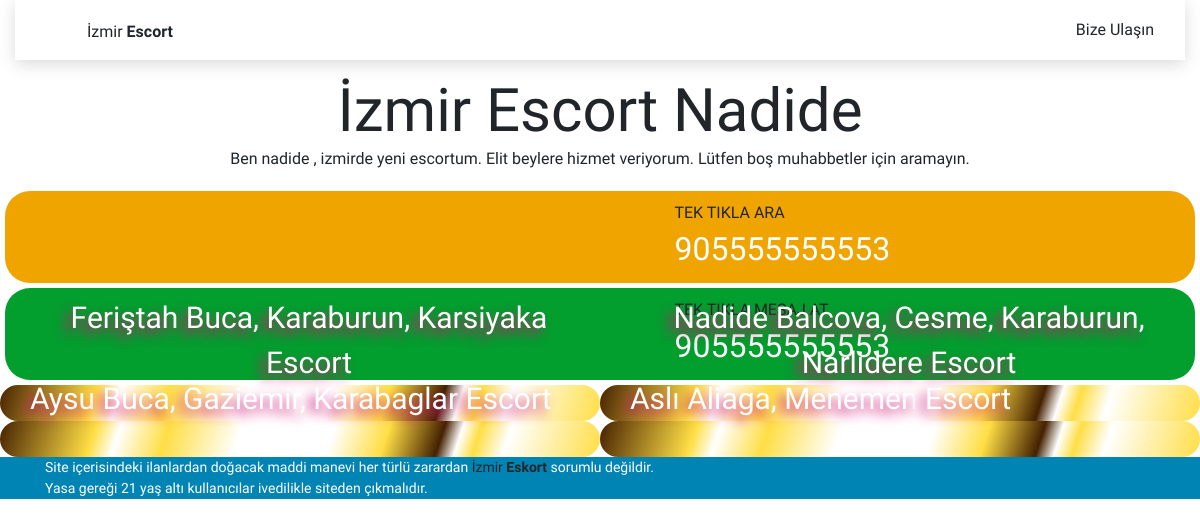
The app's page /izmir-escort/2/ with its own data.
### sayfa/models.py (models this page shows, shortened)
class Eskort(models.Model):
    class Rank(models.IntegerChoices):
        GOLD = 1
        SILVER = 2
        BRONZE = 3
    class Status(models.IntegerChoices):
        ACIK = 1
        KAPALI = 0
    class Ilceler(models.TextChoices):
        aliaga = 'Aliağa'
        balcova = 'Balçova'
        bayrakli = 'Bayraklı'
        bornova = 'Bornova'
        buca = 'Buca'
        cesme = 'Çeşme'
        cigli = 'Çiğli'
        gaziemir = 'Gaziemir'
        guzelbahce = 'Güzelbahçe'
        karabaglar = 'Karabağlar'
        karaburun = 'Karaburun'
        karsiyaka = 'Karşıyaka'
        konak = 'Konak'
        menemen = 'Menemen'
        narlidere = 'Narlıdere'
        seferihisar = 'Seferihisar'
        urla = 'Urla'
    name = models.CharField(_("İsim"),max_length=100)
    tel = models.CharField(_("Telefon"),max_length=20)
    text = HTMLField(_("Açıklama"))
    duration = models.DurationField(_("Süre"),default=timedelta(days=7))
    ilceler = MultiSelectField(_("İlçeler"),max_length=200, choices=Ilceler.choices,default=Ilceler.buca)
    rank = models.IntegerField(choices=Rank.choices)
    status = models.IntegerField(_("Durum"),choices=Status.choices, default=1)
    def get_absolute_url(self):
        return reverse("escort_view", kwargs={"id": self.id})

### sayfa/views.py (the view)
# urls.py: path('izmir-escort/<int:id>/',escort_view, name="escort_view"),
def escort_view(request, id):
    esc = Eskort.objects.filter(id=id).first()
    images = esc.images.all()
    text = esc.text.rstrip('\"')
    escAll = Eskort.objects.all().order_by('rank')[:4]
    return render(request,'escort.html',{'e':esc,'escAll':escAll, 'images': images, 'text': text})

### templates/escort.html (shortened to what this page needs)
{% extends "main.html" %}
{% block main %}
{% load static %}
<div id="isim">
    <h1>İzmir Escort {{e.name}}</h1>
  </div>
  <div id="metin">
    {{text|safe}}
  </div>
  <a href="tel:0{{e.tel}}">
    <div id="tel" class="button">
    <div id="phone-icon">
    </div>
    <div>TEK TIKLA ARA <br />
      <a href="tel:0{{e.tel}}" class="phone">{{e.tel}}</a>
    </div>
    </div>
  </a>
  <a href="https://wa.me/{{e.tel}}">
  <div id="wa" class="button">
    <div id="phone-icon">
    </div>
    <div>TEK TIKLA MESAJ AT <br />
      <a href="https://wa.me/{{e.tel}}" class="phone">{{e.tel}}</a>
    </div>
  </div>
</a>
<div class = "row">
  {% for e in escAll %}
  <div class="{% if e.rank == 1 %}col-6{% elif e.rank == 2 %}col-4{% elif e.rank == 3 %}col-3{% endif %} fancyborder {{ e.get_rank_display }}" >
    <div class="wrap">
        <div class="name">{{ e.name }} {{ e.ilceler }} Escort</div>
    </div>
  </div>
  {% endfor %}
</div>
{% endblock main %}

### templates/main.html (style rules this page uses)
body { -webkit-animation: -amp-start 8s steps(1, end) 0s 1 normal both; -moz-animation: -amp-start 8s steps(1, end) 0s 1 normal both; -ms-animation: -amp-start 8s steps(1, end) 0s 1 normal both; animation: -amp-start 8s steps(1, end) 0s 1 normal both }

### templates/bootstrap.html (style rules this page uses)
:root { color-scheme:light dark;--blue: #0084b4;--indigo: #6610f2;--purple: #6f42c1;--pink: #e83e8c;--red: #dc3545;--orange: #fd7e14;--yellow: beige;--green: #28a745;--teal: #20c997;--cyan: #17a2b8;--white: #fff;--gray: #6c757d;--gray-dark: #212529;--primary: #0084b4;--secondary: #6c757d;--success: #28a745;--info: #17a2b8;--warning: beige;--danger: #dc3545;--light: #dee2e6;--dark: #212529;--breakpoint-xs: 0;--breakpoint-sm: 576px;--breakpoint-md: 768px;--breakpoint-lg: 992px;--breakpoint-xl: 1200px;--font-family-sans-serif: "Roboto Condensed", sans-serif;--font-family-monospace: SFMono-Regular, Menlo, Monaco, Consolas, "Liberation Mono", "Courier New", monospace }
*,*::before,*::after { box-sizing:border-box }
html { font-family:'Teko',sans-serif;line-height:1.15;-webkit-text-size-adjust:100%;-webkit-tap-highlight-color:rgba(0,0,0,0) }
body { margin:0;font-family:"Teko",sans-serif;font-weight:400;line-height:1.5;text-align:left;font-size:1rem }
@media (prefers-color-scheme: light) { body { color:#212529;background-color:#fff } }
h1,h2,h3,h4,h5,h6 { margin-top:0;margin-bottom:.5rem }
a { text-decoration:none;background:transparent }
@media (prefers-color-scheme: light) { a { color:#212529 } }
h1,h2,h3,h4,h5,h6,.h1,.h2,.h3,.h4,.h5,.h6 { margin-bottom:.5rem;font-weight:400;line-height:1.2 }
h1,.h1 { font-size:2.5rem }
@media (max-width: 1200px) { h1,.h1 { font-size:calc(1.375rem + 1.5vw) } }
.row { display:flex;flex-wrap:wrap; }
.col-1,.col-2,.col-3,.col-4,.col-5,.col-6,.col-7,.col-8,.col-9,.col-10,.col-11,.col-12,.col,.col-auto,.col-sm-1,.col-sm-2,.col-sm-3,.col-sm-4,.col-sm-5,.col-sm-6,.col-sm-7,.col-sm-8,.col-sm-9,.col-sm-10,.col-sm-11,.col-sm-12,.col-sm,.col-sm-auto,.col-md-1,.col-md-2,.col-md-3,.col-md-4,.col-md-5,.col-md-6,.col-md-7,.col-md-8,.col-md-9,.col-md-10,.col-md-11,.col-md-12,.col-md,.col-md-auto,.col-lg-1,.col-lg-2,.col-lg-3,.col-lg-4,.col-lg-5,.col-lg-6,.col-lg-7,.col-lg-8,.col-lg-9,.col-lg-10,.col-lg-11,.col-lg-12,.col-lg,.col-lg-auto,.col-xl-1,.col-xl-2,.col-xl-3,.col-xl-4,.col-xl-5,.col-xl-6,.col-xl-7,.col-xl-8,.col-xl-9,.col-xl-10,.col-xl-11,.col-xl-12,.col-xl,.col-xl-auto { position:relative;width:100%;padding-right:15px;padding-left:15px }
.col-6 { flex:0 0 50%;max-width:50% }
.button { background-color: rgb(234, 79, 1); color: #fff; padding: 10px; border-radius: 25px; text-decoration: none; font-family: 'Teko', sans-serif; }
#isim h1 { font-size: 60px; margin-top:15px; margin-bottom:-15px; text-align: center; }
#metin { text-align: center; padding-top: 15px; margin-left: 10px; margin-right: 10px; padding-bottom: 15px; }
#tel { display: flex; justify-content: space-evenly; background-color: #f0a400; color: #fff; margin: 5px; }
a.phone { font-size: xx-large; text-decoration: none; color: #fff; }
#phone-icon { width: 70px; padding-bottom: 2px; padding-top: 1px; }
#wa { display: flex; justify-content: space-evenly; background-color: #029e2e; color: #fff; margin: 5px; }
.name { position: absolute; bottom:3vw; padding-right: 1vw; padding-left: 1vw; font-family: 'Teko', sans-serif; font-size: 2.5vw; color:white; text-shadow: -0.5vw 0.5vw 1vw #CE1374; text-align: center; }
.fancyborder { padding:1.5vw; border-radius: 2vw; }
.Gold { background: -moz-linear-gradient( -72deg, #ffde45, #ffffff 16%, #ffde45 21%, #ffffff 24%, #452100 27%, #ffde45 36%, #ffffff 45%, #ffffff 60%, #ffde45 72%, #ffffff 80%, #ffde45 84%, #452100 ); background: -webkit-linear-gradient( -72deg, #ffde45, #ffffff 16%, #ffde45 21%, #ffffff 24%, #452100 27%, #ffde45 36%, #ffffff 45%, #ffffff 60%, #ffde45 72%, #ffffff 80%, #ffde45 84%, #452100 ); background: -o-linear-gradient( -72deg, #ffde45, #ffffff 16%, #ffde45 21%, #ffffff 24%, #452100 27%, #ffde45 36%, #ffffff 45%, #ffffff 60%, #ffde45 72%, #ffffff 80%, #ffde45 84%, #452100 ); background: linear-gradient( -72deg, #ffde45, #ffffff 16%, #ffde45 21%, #ffffff 24%, #452100 27%, #ffde45 36%, #ffffff 45%, #ffffff 60%, #ffde45 72%, #ffffff 80%, #ffde45 84%, #452100 ); }

### records on screen
Eskort: name "Nadide", text "Ben nadide , izmirde yeni escortum. Elit beylere hizmet veriyorum. Lütfen boş muhabbetler için aramayın.", tel "905555555553", ilceler "Balcova, Cesme, Karaburun, Narlidere"
Eskort: name "Feriştah", ilceler "Buca, Karaburun, Karsiyaka"
Eskort: name "Aysu", ilceler "Buca, Gaziemir, Karabaglar"
Eskort: name "Aslı", ilceler "Aliaga, Menemen"
